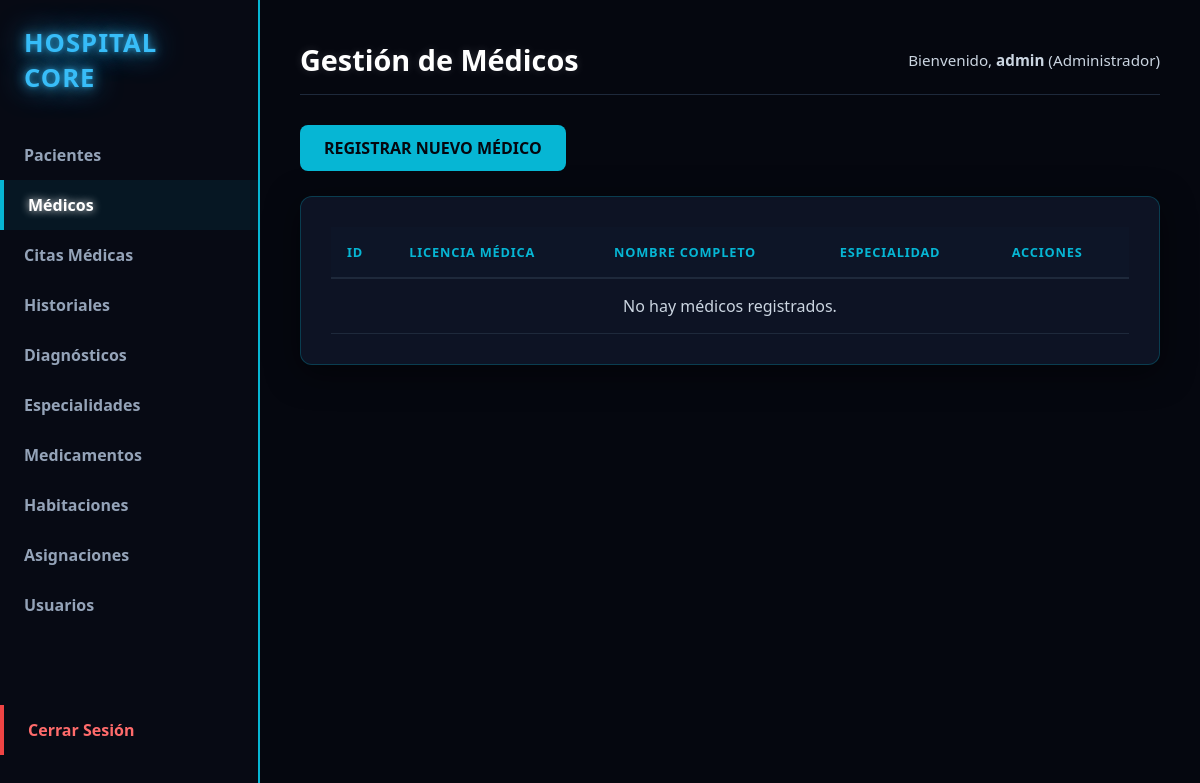
Before: /index.php?url=medicos (signed in) with the older database file.
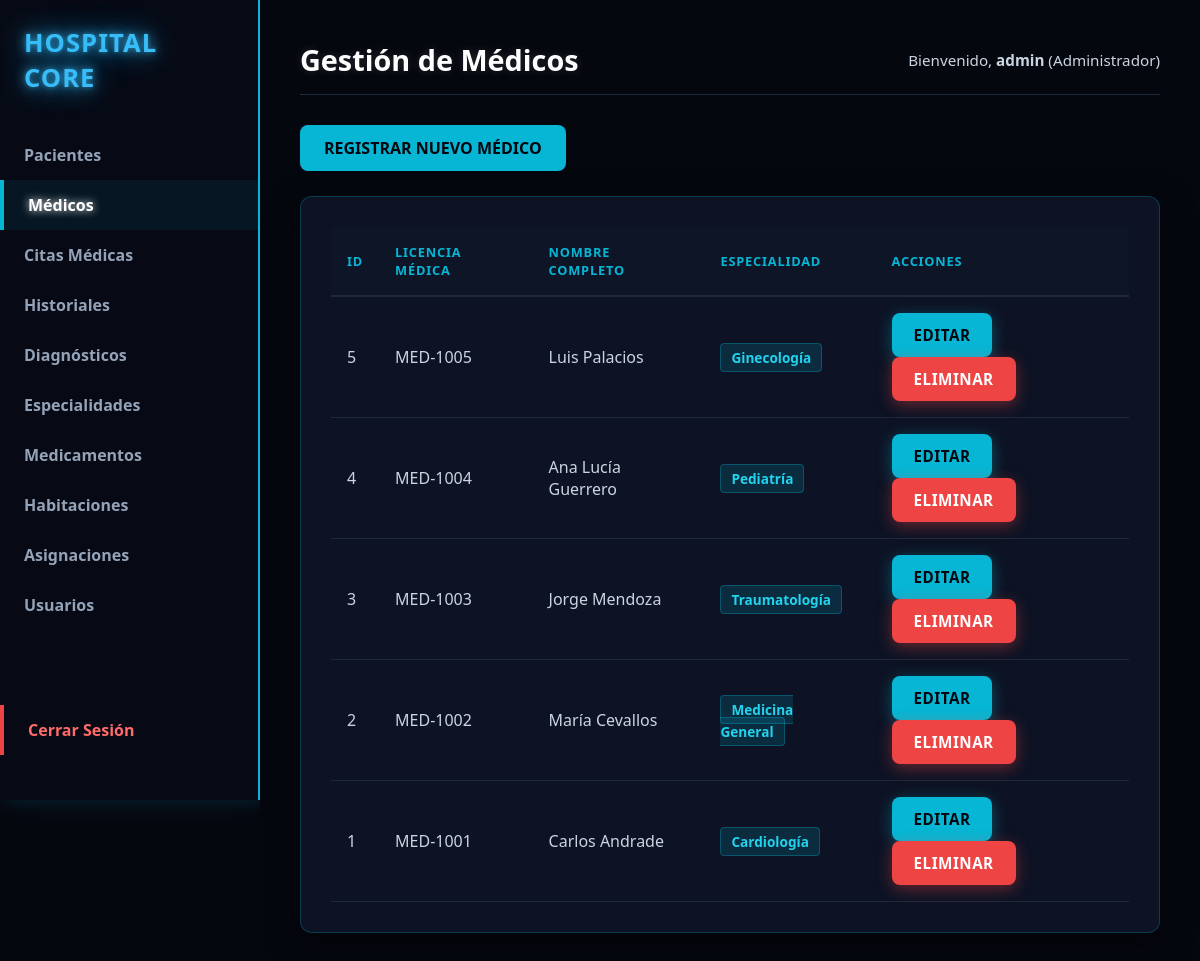
After: the same page with the newer database file.
### tables this page shows
CREATE TABLE medicos (
    id INT AUTO_INCREMENT PRIMARY KEY,
    nombre VARCHAR(100) NOT NULL,
    apellido VARCHAR(100) NOT NULL,
    licencia_medica VARCHAR(50) NOT NULL UNIQUE,
    id_especialidad INT,
    FOREIGN KEY (id_especialidad) REFERENCES especialidades(id)
);

CREATE TABLE especialidades (
    id INT AUTO_INCREMENT PRIMARY KEY,
    nombre VARCHAR(100) NOT NULL,
    descripcion TEXT
);

### app/Controllers/MedicoController.php (called while the page is built, shortened)
<?php
class MedicoController {
    private $db;
    public function __construct() {
        $database = new Database();
        $this->db = $database->getConnection();
    }
    public function index() {
        try {
            $query = "SELECT m.id, m.nombre, m.apellido, m.licencia_medica, e.nombre AS especialidad
                      FROM medicos m
                      INNER JOIN especialidades e ON m.id_especialidad = e.id
                      ORDER BY m.id DESC";
            $stmt = $this->db->prepare($query);
            $stmt->execute();
            $medicos = $stmt->fetchAll(PDO::FETCH_ASSOC);
        } catch (PDOException $e) {
            $medicos = [];
        }
        require_once __DIR__ . '/../Views/shared/layout.php';
    }
}

### app/config/Database.php (called while the page is built)
<?php
class Database {
    private static $host;
    private static $port;
    private static $db_name;
    private static $username;
    private static $password;
    private static $conn = null;
    public static function getConnection() {
        if (self::$conn === null) {
            $dbUrl = getenv('DATABASE_URL');
            if ($dbUrl) {
                $urlParts = parse_url($dbUrl);
                self::$host = $urlParts['host'] ?? '127.0.0.1';
                self::$port = $urlParts['port'] ?? '3306';
                self::$username = $urlParts['user'] ?? 'root';
                self::$password = $urlParts['pass'] ?? '';
                self::$db_name = isset($urlParts['path']) ? ltrim($urlParts['path'], '/') : 'sistema_hospitalario';
            } else {
                self::$host = getenv('DB_HOST') ?: '127.0.0.1';
                self::$port = getenv('DB_PORT') ?: '3306';
                self::$db_name = getenv('DB_NAME') ?: 'sistema_hospitalario';
                self::$username = getenv('DB_USERNAME') ?: 'root';
                self::$password = getenv('DB_PASSWORD') ?: '';
            }
            try {
                self::$conn = new PDO(
                    "mysql:host=" . self::$host . ";port=" . self::$port . ";dbname=" . self::$db_name . ";charset=utf8",
                    self::$username,
                    self::$password
                );
                self::$conn->setAttribute(PDO::ATTR_ERRMODE, PDO::ERRMODE_EXCEPTION);
            } catch (PDOException $exception) {
                die("Error de conexión en la base de datos: " . $exception->getMessage());
            }
        }
        return self::$conn;
    }
}

### app/Views/medicos/index.php (the view)
<div class="page-header">
    <a href="index.php?url=medicos/crear" class="btn btn-primary">Registrar Nuevo Médico</a>
</div>
<div class="table-container">
    <table>
        <thead>
            <tr>
                <th>ID</th>
                <th>Licencia Médica</th>
                <th>Nombre Completo</th>
                <th>Especialidad</th>
                <th>Acciones</th>
            </tr>
        </thead>
        <tbody>
            <?php if (empty($medicos)): ?>
                <tr>
                    <td colspan="5" class="text-center">No hay médicos registrados.</td>
                </tr>
            <?php else: ?>
                <?php foreach ($medicos as $medico): ?>
                    <tr>
                        <td><?= $medico['id']; ?></td>
                        <td><?= htmlspecialchars($medico['licencia_medica']); ?></td>
                        <td><?= htmlspecialchars($medico['nombre'] . ' ' . $medico['apellido']); ?></td>
                        <td><span style="background: rgba(6, 182, 212, 0.15); color: #22d3ee; padding: 4px 10px; border-radius: 4px; font-weight: 600; font-size: 0.85rem; border: 1px solid rgba(6, 182, 212, 0.3);"><?= htmlspecialchars($medico['especialidad'] ?? 'Sin Asignar'); ?></span></td>
                        <td>
                            <a href="index.php?url=medicos/editar&id=<?= $medico['id']; ?>" class="btn-action btn-edit">Editar</a>
                            <a href="index.php?url=medicos/eliminar&id=<?= $medico['id']; ?>" class="btn-action btn-delete" onclick="return confirm('¿Está seguro de que desea eliminar permanentemente a este médico?')">Eliminar</a>
                        </td>
                    </tr>
                <?php endforeach; ?>
            <?php endif; ?>
        </tbody>
    </table>
</div>

Changed rows visible on the page:
added medicos: id "5", licencia_medica "MED-1005", nombre+apellido "Luis Palacios", id_especialidad.nombre "Ginecología"
added medicos: id "4", licencia_medica "MED-1004", nombre+apellido "Ana Lucía Guerrero", id_especialidad.nombre "Pediatría"
added medicos: id "3", licencia_medica "MED-1003", nombre+apellido "Jorge Mendoza", id_especialidad.nombre "Traumatología"
added medicos: id "2", licencia_medica "MED-1002", nombre+apellido "María Cevallos", id_especialidad.nombre "Medicina General"
added medicos: id "1", licencia_medica "MED-1001", nombre+apellido "Carlos Andrade", id_especialidad.nombre "Cardiología"
Other visible differences:
text no longer shown: "No hay médicos registrados."
